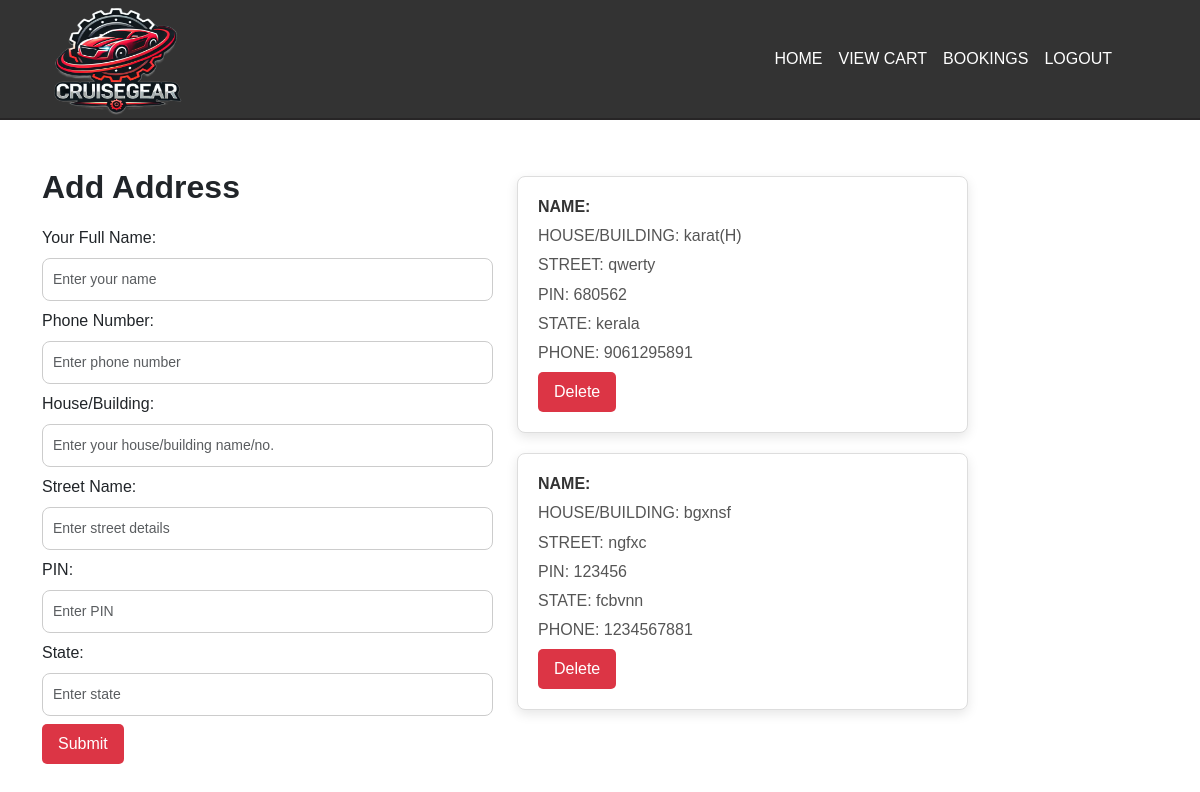
Screenshot of /address (signed in) with the database file from the repository.
### app/models.py (models this page shows)
class Address(models.Model):
    user=models.ForeignKey(User,on_delete=models.CASCADE)
    name=models.TextField()
    phn=models.IntegerField()
    house=models.TextField()
    street=models.TextField()
    pin=models.IntegerField()
    state=models.TextField()

### app/views.py (the view)
# urls.py: path('address',views.address),
def address(req):
    if 'user' in req.session:
        user=User.objects.get(username=req.session['user'])
        data=Address.objects.filter(user=user)
        if req.method=='POST':
            user=User.objects.get(username=req.session['user'])
            name=req.POST['name']
            phn=req.POST['phn']
            house=req.POST['house']
            street=req.POST['street']
            pin=req.POST['pin']
            state=req.POST['state']
            data=Address.objects.create(user=user,name=name,phn=phn,house=house,street=street,pin=pin,state=state)
            data.save()
            return redirect(address)
        else:
            return render(req,"user/addaddress.html",{'data':data})
    else:
        return redirect(car_com_login)

### templates/user/addaddress.html (shortened to what this page needs)
    {% load static %}
<!DOCTYPE html>
<html lang="en">
<head>
    {% load static %}
    <link href="https://cdn.jsdelivr.net/npm/bootstrap@5.3.3/dist/css/bootstrap.min.css" rel="stylesheet">
    <link rel="stylesheet" href="{% static 'address1.css' %}">
</head>
</head>
<body>
    <nav class="navbar navbar-expand-sm">
        <div class="container-fluid">
            <img src="../../static/cruisegear2br.png" style="width: 165px;height: 140px;" alt="">
            <div class="collapse navbar-collapse" id="collapsibleNavbar">
                <ul class="navbar-nav ms-auto me-5 ">
                    <li class="nav-item"><a class="nav-link fcolor" href="user_home">HOME</a></li>
                    <li class="nav-item"><a class="nav-link fcolor" href="viewcart">VIEW CART</a></li>
                    <li class="nav-item"><a class="nav-link fcolor" href="../userbookings">BOOKINGS</a></li>
                    <li class="nav-item"><a class="nav-link fcolor" href="logout">LOGOUT</a></li>
                </ul>
            </div>
        </div>
    </nav>
    <div class="container mt-5">
        <div class="row">
            <div class="col-lg-5">
                <h1 class="font11">Add Address</h1>
                <form action="" method="post" enctype="multipart/form-data">
                    <div class="mb-2">
                        <label for="name" class="form-label">Your Full Name:</label>
                        <input type="text" class="form-control" placeholder="Enter your name" name="name">
                    </div>
                    <div class="mb-2">
                        <label for="phn" class="form-label">Phone Number:</label>
                        <input type="number" class="form-control" placeholder="Enter phone number" name="phn">
                    </div>
                    <div class="mb-2">
                        <label for="house" class="form-label">House/Building:</label>
                        <input type="text" class="form-control" name="house" placeholder="Enter your house/building name/no.">
                    </div>
                    <div class="mb-2">
                        <label for="street" class="form-label">Street Name:</label>
                        <input type="text" class="form-control" placeholder="Enter street details" name="street">
                    </div>
                    <div class="mb-2">
                        <label for="pin" class="form-label">PIN:</label>
                        <input type="number" class="form-control" placeholder="Enter PIN" name="pin">
                    </div>
                    <div class="mb-2">
                        <label for="state" class="form-label">State:</label>
                        <input type="text" class="form-control" placeholder="Enter state" name="state">
                    </div>
                    <button type="submit" class="btn btn-danger">Submit</button>
                </form>
            </div>
            <div class="col-lg-5">
                {% for i in data %}
                    <div class="card mt-2">
                        <div class="card-body">
                            <h4 class="card-title">NAME: {{i.product.details.name}}</h4>
                            <h5 class="card-text">HOUSE/BUILDING: {{i.house}}</h5>
                            <h5 class="card-text">STREET: {{i.street}}</h5>
                            <h5 class="card-text">PIN: {{i.pin}}</h5>
                            <h5 class="card-text">STATE: {{i.state}}</h5>
                            <h5 class="card-text">PHONE: {{i.phn}}</h5>
                            <a href="delete_address/{{i.pk}}" class="btn btn-danger">Delete</a>
                        </div>
                    </div>
                {% endfor %}
            </div>
        </div>
    </div>
</body>
</html>

### static/address1.css (style rules this page uses)
body { background-color: white; font-family: 'Arial', sans-serif; margin: 0; padding: 0; padding-top: 120px; }
.navbar { width: 100%; height: 120px; background-color: #333; position: fixed; top: 0; left: 0; z-index: 1000; display: flex; justify-content: center; align-items: center; color: white; text-align: center; border-bottom: 2px solid rgb(39, 37, 38); padding: 20px; }
.fcolor { color: white; }
.container { margin-top: 150px; }
h1.font11 { font-size: 32px; font-weight: bold; margin-bottom: 20px; }
.form-label { font-size: 16px; }
.form-control { font-size: 14px; padding: 10px; border-radius: 8px; border: 1px solid #ccc; }
.mb-2 { margin-bottom: 1.5rem; }
.btn-danger { background-color: #dc3545; border: none; color: white; font-size: 16px; padding: 8px 16px; border-radius: 5px; }
.card { border: 1px solid #ddd; border-radius: 8px; margin-bottom: 20px; box-shadow: 0 4px 12px rgba(0, 0, 0, 0.1); }
.card-body { padding: 20px; }
.card-title, .card-text { font-size: 16px; color: #333; margin-bottom: 10px; }
.card-title { font-weight: bold; }
.card-text { color: #555; }

### rows the page displays
Address: house "karat(H)", street "qwerty", pin "680562", state "kerala", phn "9061295891"
Address: house "bgxnsf", street "ngfxc", pin "123456", state "fcbvnn", phn "1234567881"
